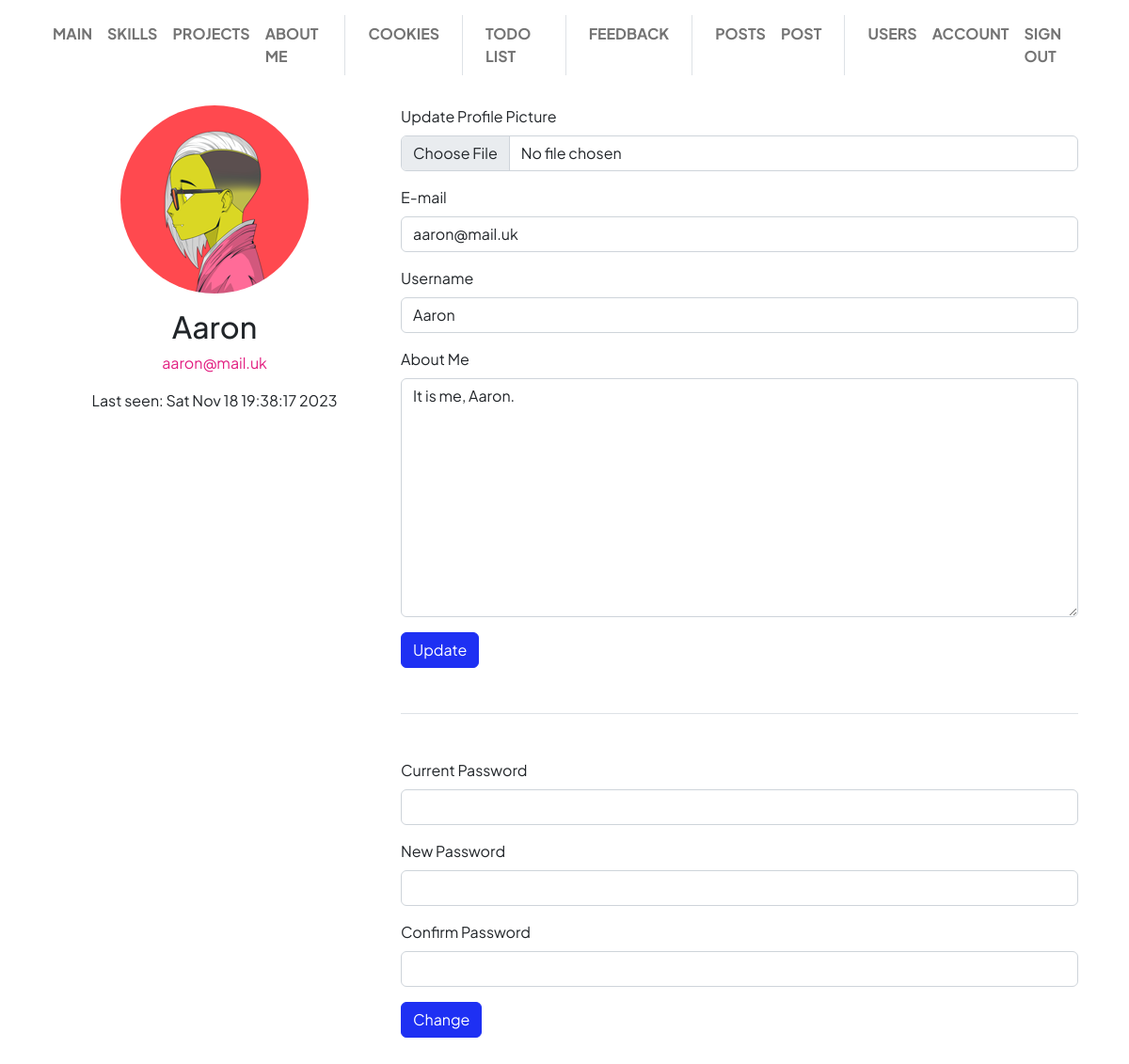
Before: /user/account (signed in) with the older database file.
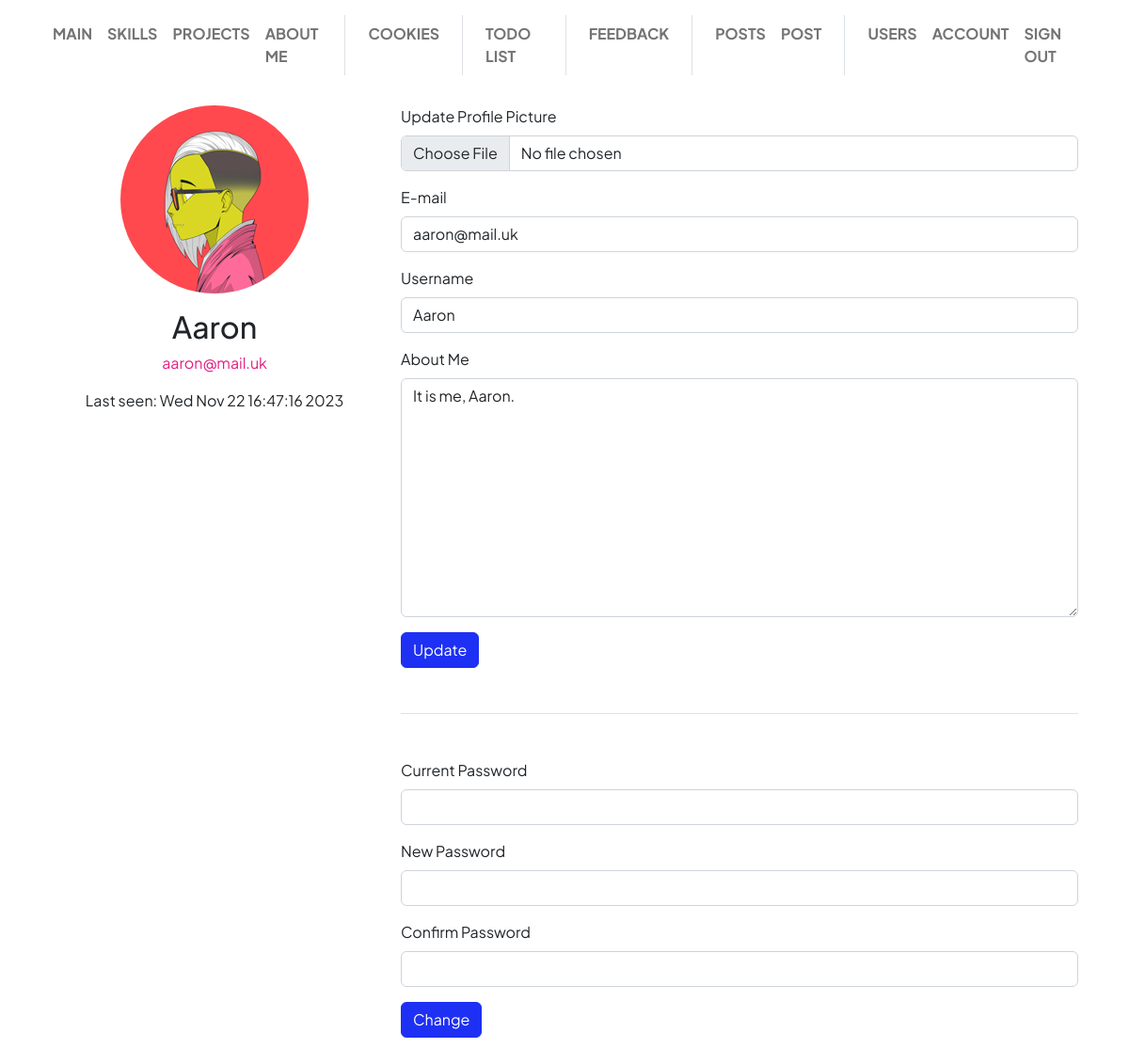
After: the same page with the newer database file.
### app/user/models.py (models this page shows, shortened)
class User(db.Model, UserMixin):
    __tablename__ = "user"
    id = Column(Integer, primary_key=True)
    username = Column(String(20), unique=True, nullable=False)
    email = Column(String(120), unique=True, nullable=False)
    image_file = Column(String(20), nullable=False, default="default.jpg")
    about_me = Column(String(512), nullable=True, default="")
    last_seen = Column(DateTime(True), nullable=True)
    password_hash = Column(String(128))
    @property
    def image_filename(self):
        return "upload/avatars/" + self.image_file
    @property
    def password(self):
        """
        Password cannot be accessed
        """
        raise AttributeError("password is not a readable attribute")

### app/user/views.py (the view, shortened to what this page needs)
@user_blueprint.route('/account', methods=["GET", "POST"])
@login_required
def account():
    action = request.args.get("action", "")
    form = UpdateAccountForm()
    change_password_form = ChangePasswordForm()
    if action != "update_profile" or request.method == "GET":
        form.username.data = current_user.username
        form.email.data = current_user.email
        form.about_me.data = current_user.about_me
    return render_template("user/account.html", form=form, change_password_form=change_password_form)

### app/user/forms.py (shortened to what this page needs)
class UpdateAccountForm(FlaskForm):
    username = StringField("Username",
                           validators=[
                               DataRequired(message="Username is required"),
                               Length(min=4, max=20),
                               Regexp('^[A-Za-z][A-Za-z0-9_.]*$', 0,
                                      'Username must have only '
                                      'letters, numbers, dots '
                                      'or underscores'),
                           ])
    email = EmailField("E-mail",
                       validators=[
                           Length(max=120),
                           Email(message="Incorrect e-mail"),
                           DataRequired(message="E-mail is required"),
                       ])
    picture = FileField("Update Profile Picture",
                        validators=[
                            FileAllowed(["jpg", "png"])
                        ])
    about_me = TextAreaField("About Me",
                             validators=[
                                 Length(max=512),
                             ])
    submit = SubmitField("Update")

### app/user/templates/user/account.html (shortened to what this page needs)
{% extends "base/base.html" %}
{% from "base/macros.html" import render_field %}
{% block page_body %}
  <div class="container">
    <div class="row">
      <div class="col-4 text-center">
        <div class="w-100 position-sticky fix-offset-top">
          <img class="rounded-circle user-avatar mb-3" src="{{ url_for('.static', filename=current_user.image_filename) }}"/>
          <h2 class="account-heading">{{ current_user.username }}</h2>
          <p class="text-secondary">{{ current_user.email }}</p>
          <p>Last seen: {{ current_user.last_seen.ctime() }}</p>
        </div>
      </div>
      <div class="col-8 pb-5">
        <form method="POST" action="?action=update_profile" enctype="multipart/form-data" novalidate>
          {{ render_field(form.picture) }}
          {{ render_field(form.email) }}
          {{ render_field(form.username) }}
          {{ render_field(form.about_me) }}
          {{ render_field(form.submit) }}
        </form>
        <div class="border-top my-5"></div>
        <form method="POST" action="?action=change_password" enctype="multipart/form-data" novalidate>
          {{ render_field(change_password_form.current_password) }}
          {{ render_field(change_password_form.new_password) }}
          {{ render_field(change_password_form.confirm_password) }}
          {{ render_field(change_password_form.submit) }}
        </form>
      </div>
    </div>
  </div>
{% endblock %}

### app/base/templates/base/macros.html (shortened to what this page needs)
{% macro render_field(field) %}
  {% if field.type == 'StringField' or field.type == 'EmailField' or field.type == 'PasswordField' or field.type == 'FileField' %}
    {{ render_text_input(field) }}
  {% elif field.type == 'TextAreaField' %}
    {{ render_text_area(field) }}
  {% elif field.type == 'BooleanField' %}
    {{ render_checkbox(field) }}
  {% elif field.type == 'SubmitField' %}
    {{ render_submit(field) }}
  {% endif %}
{% endmacro %}
{% macro render_text_input(field) %}
  <div class="mb-3">
    <label for="{{ field.id }}" class="form-label"> {{ field.label.text }} </label>
    <div class="input-group has-validation">
      <input
        type="{% if field.type == 'StringField' %}text{% elif field.type == 'PasswordField' %}password{% elif field.type == 'FileField' %}file{% endif %}"
        class="form-control {% if field.errors.__len__() > 0 %} is-invalid {% endif %}"
        name="{{ field.name }}"
        id="{{ field.id }}"
        {% if field.type != 'PasswordField' and field.type != 'FileField' %}
          value="{{ field.data if field.data else "" }}"
        {% endif %}
        aria-describedby="{{ field.id }}-feedback"
      />
    </div>
  </div>
{% endmacro %}
{% macro render_text_area(field) %}
  <div class="mb-3">
    <label for="{{ field.id }}" class="form-label"> {{ field.label.text }} </label>
    <div class="input-group has-validation">
      <textarea
        class="form-control {% if field.errors.__len__() > 0 %} is-invalid {% endif %}"
        name="{{ field.name }}"
        id="{{ field.id }}"
        rows="10"
      >{{ field.data if field.data else "" }}</textarea>
    </div>
  </div>
{% endmacro %}
{% macro render_submit(field) %}
  <div class="">
    <input
      class="btn btn-{{ (field.render_kw and field.render_kw.get('category')) or 'primary' }}"
      type="submit"
      id="{{ field.id }}"
      name="{{ field.name }}"
      value="{{ field.label.text }}"
    />
  </div>
{% endmacro %}

Changed rows visible on the page:
changed User "Aaron": last_seen.ctime "Sat Nov 18 19:38:17 2023" → "Wed Nov 22 16:47:16 2023"
